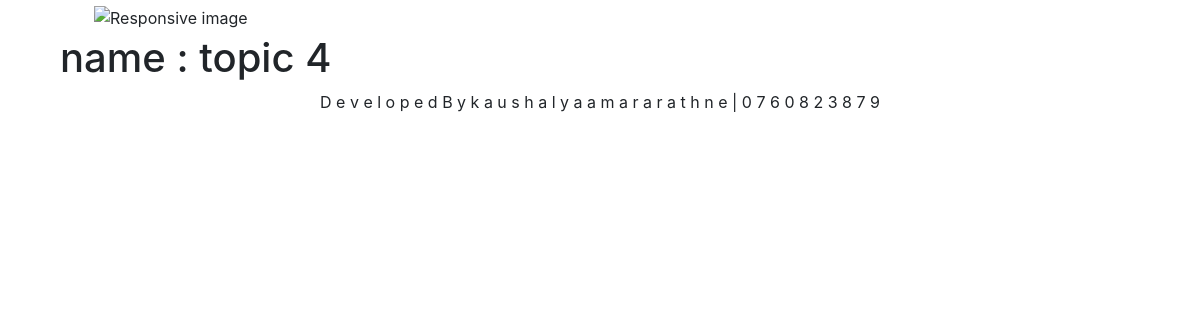
The app's page /room/4/, older data.
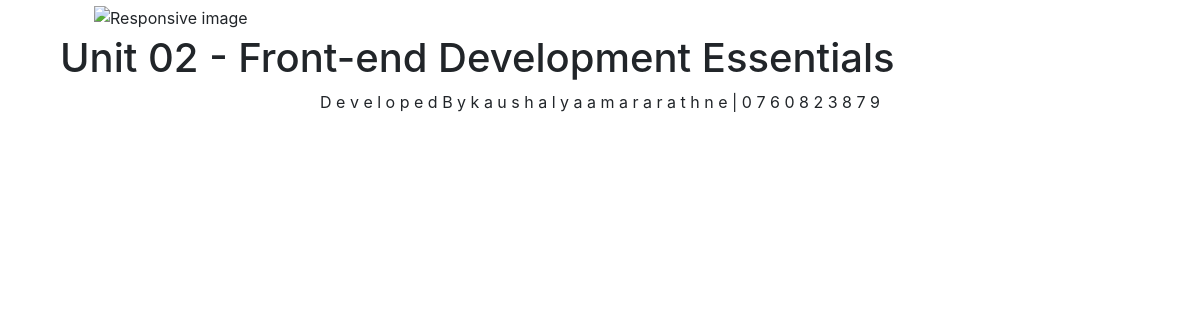
The same page, newer data.
### base/models.py (models this page shows, shortened)
class Room(models.Model):
     host = models.ForeignKey(User, on_delete=models.SET_NULL, null=True)
     topic = models.ForeignKey(Topic, on_delete=models.SET_NULL, null=True)
     name = models.CharField(max_length=200)
     description = models.TextField(null=True, blank=True)
     updated = models.DateTimeField(auto_now=True)
     created = models.DateTimeField(auto_now_add=True)
     class Meta:
         ordering=['-updated','-created']

### base/views.py (the view)
# urls.py: path('room/<str:pk>/',views.room,name="room"),
def room(request, pk):
    rooms = Room.objects.get(id=pk)
    context = {'rooms':rooms}
    return render(request,'base/room.html',context)

### base/templates/base/room.html
{% extends 'main.html' %}
{% block content %}
<h1>{{rooms.name}}</h1>
{% endblock %}

Row changes from the older to the newer data that the page shows:
changed Room: name "name : topic 4" → "Unit 02 - Front-end Development Essentials"
